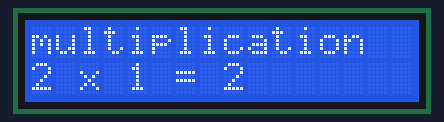
A sketch run on a simulated Arduino Uno, built with avr-gcc and run on an emulated ATmega328P. Shown: 16×2 character LCD.

Above: at 0.1 s.
At 4.9 s:
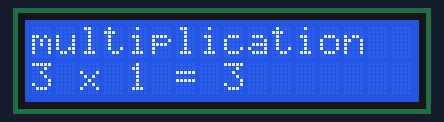
At 9.6 s:
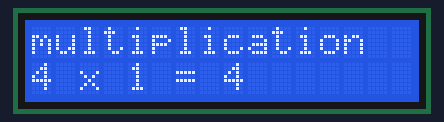
At 19.6 s:
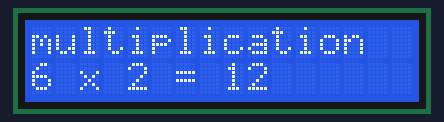
At 29.1 s:
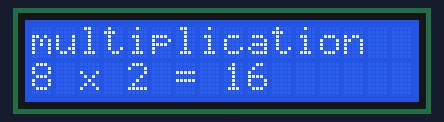
At 39.1 s:
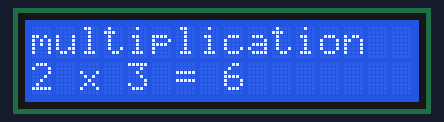

Measured:
- what the display in image 1 shows lasts 0.6 s, from 4.8 s to 5.4 s

The sketch:

LCDmultiplication.ino
```cpp
#include <Wire.h>
#include <LiquidCrystal_I2C.h>

LiquidCrystal_I2C lcd(0x27,16,2);

int n1 = 2, n2 = 1;

void setup()
{
  lcd.init();
  lcd.backlight();
  lcd.setCursor(0,0);
}


void loop()
{
  char buffer[20];

  lcd.clear();

  lcd.setCursor(0, 0);
  lcd.print("multiplication");

  lcd.setCursor(0, 1);
  sprintf(buffer, "%d x %d = %d", n1, n2, n1*n2);
  lcd.print(buffer);

  n2++;
  if(n2 == 10)
  {
    n1++;
    n2 = 1;
    if(n1 == 10)
      n1 = 2;
  }

  delay(500);
}
```
